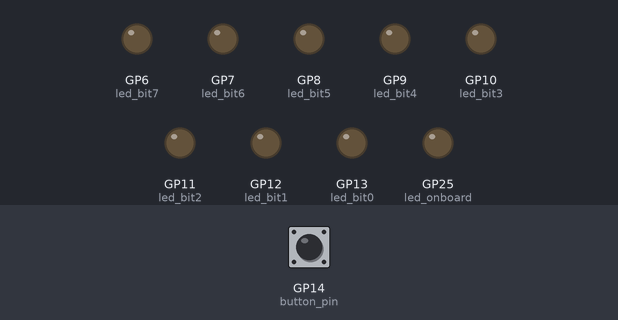
Simulated run of this program. Board: Raspberry Pi Pico running MicroPython. Parts: output pins drawn as LEDs (lit = HIGH). Dashed ring = blinking. The inputs (shaded band) are chosen by the test bench; at power-on: GP14 (button_pin) LOW.

Above: at 1.2 s.
1.3 s: GP14 (button_pin) pulled HIGH for 3.2 s
At 1.6 s:
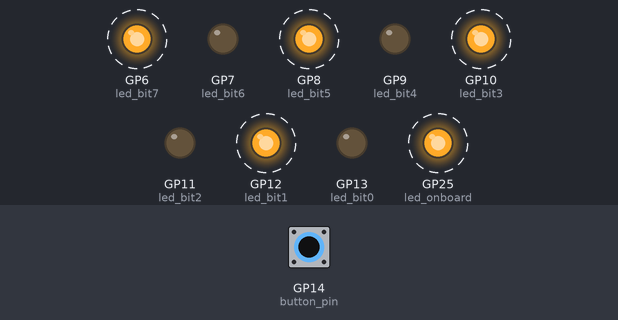
At 2.2 s:
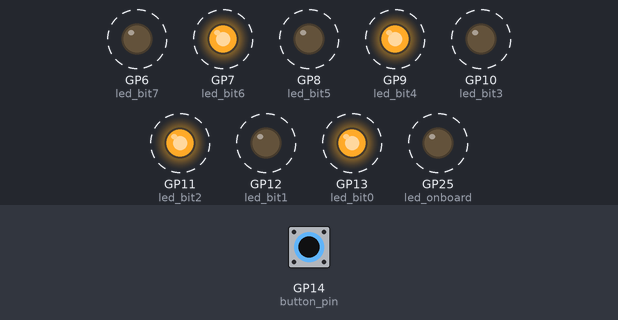
Timing chart, 0 to 6.3 s (numbered marks = the images above; inputs shaded):
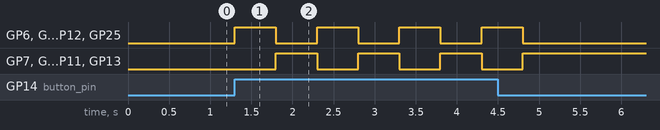

Measured:
- after the input at 1.3 s, GP6 (led_bit7): alternates HIGH for 0.50 s and LOW for 0.50 s, 8 changes in all, then stays LOW, starting at once; GP7 (led_bit6): alternates HIGH for 0.50 s and LOW for 0.50 s, 7 changes in all, then stays HIGH, starting after 0.50 s

The program:

8bit_blink.py
```python
import machine
import utime

g_ON = 1
g_OFF = 0

button_pin = machine.Pin(14, machine.Pin.IN, machine.Pin.PULL_DOWN)

led_bit7 = machine.Pin(6, machine.Pin.OUT)
led_bit6 = machine.Pin(7, machine.Pin.OUT)
led_bit5 = machine.Pin(8, machine.Pin.OUT)
led_bit4 = machine.Pin(9, machine.Pin.OUT)
led_bit3 = machine.Pin(10, machine.Pin.OUT)
led_bit2 = machine.Pin(11, machine.Pin.OUT)
led_bit1 = machine.Pin(12, machine.Pin.OUT)
led_bit0 = machine.Pin(13, machine.Pin.OUT)

led_onboard = machine.Pin(25, machine.Pin.OUT)

while True:

    if button_pin.value():

        led_bit7.toggle()
        led_bit6.value(g_OFF)
        led_bit5.value(g_ON)
        led_bit4.value(g_OFF)
        led_bit3.value(g_ON)
        led_bit2.value(g_OFF)
        led_bit1.value(g_ON)
        led_bit0.value(g_OFF)

        led_onboard.value(g_ON)

        utime.sleep(0.5)

        led_bit7.value(g_OFF)
        led_bit6.value(g_ON)
        led_bit5.value(g_OFF)
        led_bit4.value(g_ON)
        led_bit3.value(g_OFF)
        led_bit2.value(g_ON)
        led_bit1.value(g_OFF)
        led_bit0.value(g_ON)


        led_onboard.value(g_OFF)

        utime.sleep(0.5)
```
